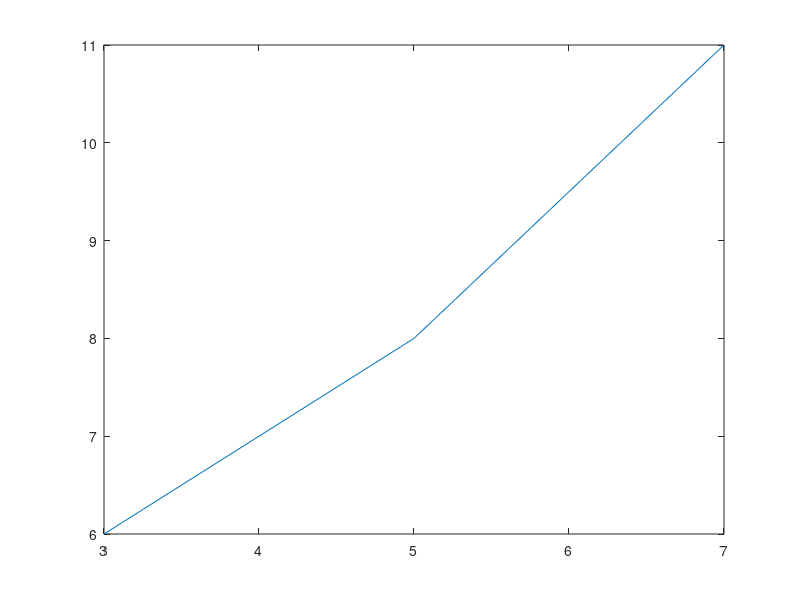

This figure's MATLAB source: (Note: this script raises an error after producing the figure.)
#cost of single variable
X = [3;5;7];
Y = [6;8;11];

plot(X, Y);
c = cost_m(X, Y, [2; 1])

%cost of 2 varables
X = [3 4;5 6;8 9];
Y = [6;8;11];

c = cost_m(X, Y, [1; 1; 1])